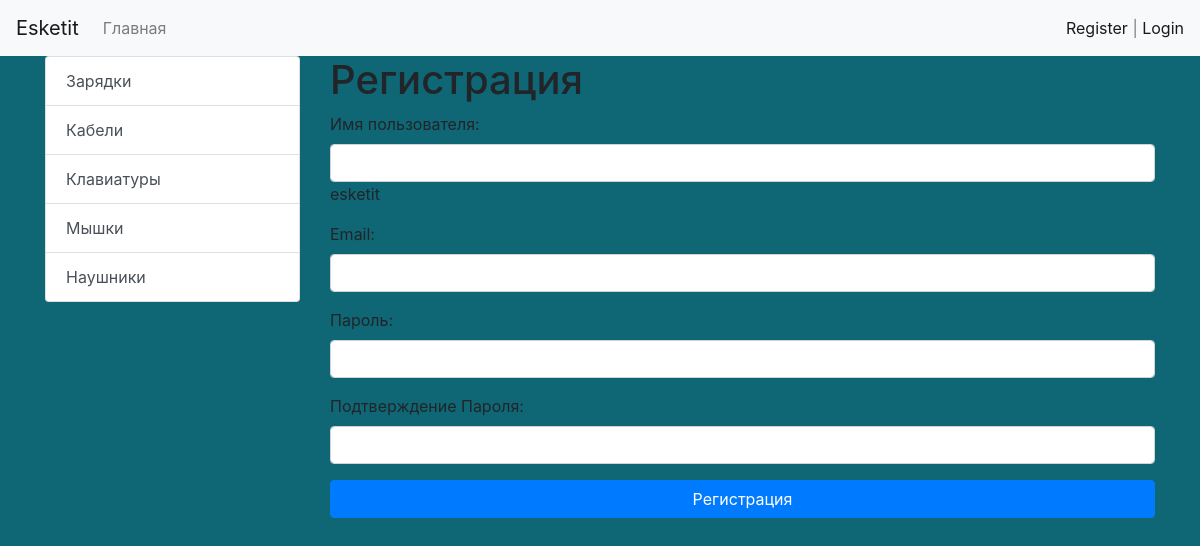
Screenshot of /register/ with the database file from the repository.
### shop/models.py (models this page shows, shortened)
class Category(models.Model):
    title = models.CharField(max_length=150, db_index=True, verbose_name='Наименование категории')
    def get_absolute_url(self):
        return reverse('category', kwargs={'category_id': self.pk})
    class Meta:
        verbose_name = 'Категория'
        verbose_name_plural = 'Категории'
        ordering = ['title']

### shop/views.py (the view)
# urls.py: path('register/', register, name='register'),
def register(request):
    if request.method == 'POST':
        form = UserRegisterForm(request.POST)
        if form.is_valid():
            user = form.save()
            login(request, user)
            messages.success(request, 'Вы успешно зарегистрировались')
            return redirect('home')
        else:
            messages.error(request, 'Ошибка регистрации')
    else:
        form = UserRegisterForm()
    return render(request, 'shop/register.html', {"form": form})

### shop/forms.py
class UserRegisterForm(UserCreationForm):
    username = forms.CharField(label='Имя пользователя', help_text='esketit', widget=forms.TextInput(attrs={'class': 'form-control'}))
    password1 = forms.CharField(label='Пароль', widget=forms.PasswordInput(attrs={'class': 'form-control'}))
    password2 = forms.CharField(label='Подтверждение Пароля', widget=forms.PasswordInput(attrs={'class': 'form-control'}))
    email = forms.CharField(label='Email', widget=forms.EmailInput(attrs={'class': 'form-control'}))
    class Meta:
        model = User
        fields = ('username', 'email', 'password1', 'password2')

### shop/templatetags/articles_tags.py (called while the page is built)
@register.inclusion_tag('shop/list_categories.html')
def show_categories():
    categories = Category.objects.all()
    return {'categories': categories}

### shop/templates/shop/register.html (shortened to what this page needs)
{% extends 'base.html' %}
{% block sidebar %}
    {% include 'inc/_sidebar.html' %}
{% endblock %}
{% block content %}
<h1>Регистрация</h1>
    <form method="post">
        {{ form.as_p }}
        <button type="submit" class="btn btn-primary btn-block">Регистрация</button>
    </form>
{% endblock %}

### shop/templates/shop/list_categories.html
<div class="list-group">
    {% for item in categories %}
        <a href="{{ item.get_absolute_url }}"
           class="list-group-item list-group-item-action">{{ item.title }}</a>
    {% endfor %}
</div>

### untitled/static/css/style.css (style rules this page uses)
body { background-color: #0f6674; }

### rows the page displays
Category: title "Зарядки"
Category: title "Кабели"
Category: title "Клавиатуры"
Category: title "Мышки"
Category: title "Наушники"
